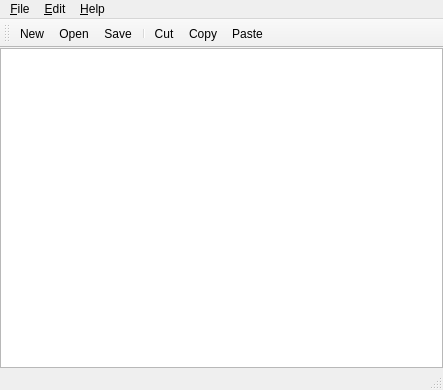
<?xml version="1.0" encoding="UTF-8"?>
<ui version="4.0">
 <class>MainWindow</class>
 <widget class="QMainWindow" name="MainWindow">
  <property name="geometry">
   <rect>
    <x>0</x>
    <y>0</y>
    <width>443</width>
    <height>390</height>
   </rect>
  </property>
  <property name="windowTitle">
   <string>MainWindow</string>
  </property>
  <widget class="QWidget" name="centralWidget">
   <layout class="QHBoxLayout" name="horizontalLayout">
    <property name="margin">
     <number>0</number>
    </property>
    <item>
     <widget class="QTextEdit" name="textEdit">
      <property name="font">
       <font>
        <family>Courier</family>
       </font>
      </property>
      <property name="lineWrapMode">
       <enum>QTextEdit::NoWrap</enum>
      </property>
     </widget>
    </item>
   </layout>
  </widget>
  <widget class="QMenuBar" name="menuBar">
   <property name="geometry">
    <rect>
     <x>0</x>
     <y>0</y>
     <width>443</width>
     <height>23</height>
    </rect>
   </property>
   <widget class="QMenu" name="menu_File">
    <property name="title">
     <string>&amp;File</string>
    </property>
    <addaction name="actionNew"/>
    <addaction name="actionOpen"/>
    <addaction name="actionSave"/>
    <addaction name="actionSave_as"/>
    <addaction name="separator"/>
    <addaction name="actionQuit"/>
   </widget>
   <widget class="QMenu" name="menu_Edit">
    <property name="title">
     <string>&amp;Edit</string>
    </property>
    <addaction name="actionUndo"/>
    <addaction name="actionRepeat"/>
    <addaction name="separator"/>
    <addaction name="actionCut"/>
    <addaction name="actionCopy"/>
    <addaction name="actionPaste"/>
   </widget>
   <widget class="QMenu" name="menuHelp">
    <property name="title">
     <string>&amp;Help</string>
    </property>
    <addaction name="actionInfo"/>
   </widget>
   <addaction name="menu_File"/>
   <addaction name="menu_Edit"/>
   <addaction name="menuHelp"/>
  </widget>
  <widget class="QToolBar" name="mainToolBar">
   <attribute name="toolBarArea">
    <enum>TopToolBarArea</enum>
   </attribute>
   <attribute name="toolBarBreak">
    <bool>false</bool>
   </attribute>
   <addaction name="actionNew"/>
   <addaction name="actionOpen"/>
   <addaction name="actionSave"/>
   <addaction name="separator"/>
   <addaction name="actionCut"/>
   <addaction name="actionCopy"/>
   <addaction name="actionPaste"/>
  </widget>
  <widget class="QStatusBar" name="statusBar"/>
  <action name="actionNew">
   <property name="icon">
    <iconset resource="CuteEditor.qrc">
     <normaloff>:/新前缀/images/action_new.png</normaloff>:/新前缀/images/action_new.png</iconset>
   </property>
   <property name="text">
    <string>New</string>
   </property>
  </action>
  <action name="actionOpen">
   <property name="icon">
    <iconset resource="CuteEditor.qrc">
     <normaloff>:/新前缀/images/action_open.png</normaloff>:/新前缀/images/action_open.png</iconset>
   </property>
   <property name="text">
    <string>Open</string>
   </property>
  </action>
  <action name="actionSave">
   <property name="icon">
    <iconset resource="CuteEditor.qrc">
     <normaloff>:/新前缀/images/action_save.png</normaloff>:/新前缀/images/action_save.png</iconset>
   </property>
   <property name="text">
    <string>Save</string>
   </property>
  </action>
  <action name="actionSave_as">
   <property name="icon">
    <iconset resource="CuteEditor.qrc">
     <normaloff>:/新前缀/images/action_save_as.png</normaloff>:/新前缀/images/action_save_as.png</iconset>
   </property>
   <property name="text">
    <string>Save as ...</string>
   </property>
  </action>
  <action name="actionQuit">
   <property name="icon">
    <iconset resource="CuteEditor.qrc">
     <normaloff>:/新前缀/images/action_exit.png</normaloff>:/新前缀/images/action_exit.png</iconset>
   </property>
   <property name="text">
    <string>Quit</string>
   </property>
  </action>
  <action name="actionUndo">
   <property name="icon">
    <iconset resource="CuteEditor.qrc">
     <normaloff>:/新前缀/images/action_undo.png</normaloff>:/新前缀/images/action_undo.png</iconset>
   </property>
   <property name="text">
    <string>Undo</string>
   </property>
  </action>
  <action name="actionRepeat">
   <property name="icon">
    <iconset resource="CuteEditor.qrc">
     <normaloff>:/新前缀/images/action_redo.png</normaloff>:/新前缀/images/action_redo.png</iconset>
   </property>
   <property name="text">
    <string>Repeat</string>
   </property>
  </action>
  <action name="actionCut">
   <property name="icon">
    <iconset resource="CuteEditor.qrc">
     <normaloff>:/新前缀/images/action_cut.png</normaloff>:/新前缀/images/action_cut.png</iconset>
   </property>
   <property name="text">
    <string>Cut</string>
   </property>
  </action>
  <action name="actionCopy">
   <property name="icon">
    <iconset resource="CuteEditor.qrc">
     <normaloff>:/新前缀/images/action_copy.png</normaloff>:/新前缀/images/action_copy.png</iconset>
   </property>
   <property name="text">
    <string>Copy</string>
   </property>
  </action>
  <action name="actionPaste">
   <property name="icon">
    <iconset resource="CuteEditor.qrc">
     <normaloff>:/新前缀/images/action_paste.png</normaloff>:/新前缀/images/action_paste.png</iconset>
   </property>
   <property name="text">
    <string>Paste</string>
   </property>
  </action>
  <action name="actionInfo">
   <property name="icon">
    <iconset resource="CuteEditor.qrc">
     <normaloff>:/新前缀/images/action_info.png</normaloff>:/新前缀/images/action_info.png</iconset>
   </property>
   <property name="text">
    <string>Info ...</string>
   </property>
  </action>
 </widget>
 <layoutdefault spacing="6" margin="11"/>
 <resources>
  <include location="CuteEditor.qrc"/>
 </resources>
 <connections/>
</ui>
